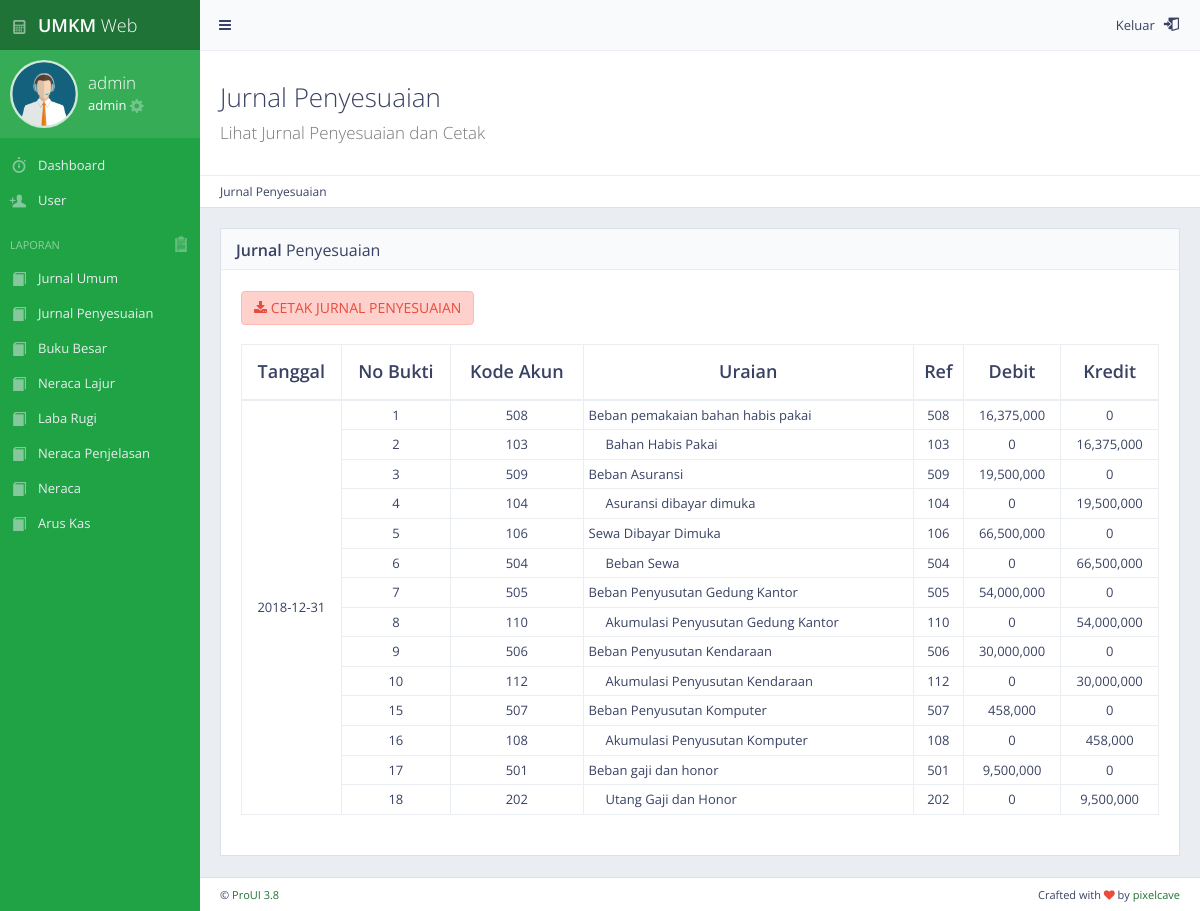
Page /akuntansi/admin_data_jurnal_penyesuaian.php (signed in) on the committed database.
### tables this page shows
CREATE TABLE `jurnalpenyesuaian` (
  `tgl` date NOT NULL,
  `nobukti` int(11) NOT NULL AUTO_INCREMENT,
  `nojp` int(11) NOT NULL,
  `nosubjp` int(11) NOT NULL,
  `kodeakun` varchar(25) NOT NULL,
  `uraianjurnal` text NOT NULL,
  `ref` varchar(25) NOT NULL,
  `debit` int(11) NOT NULL,
  `kredit` int(11) NOT NULL,
  `idtrx` int(11) NOT NULL,
  PRIMARY KEY (`nobukti`)
);

### akuntansi/admin_data_jurnal_penyesuaian.php (the view, shortened to what this page needs)
<?php session_start();
include 'koneksi.php';
if(empty(@$_SESSION['username'])){
        header("Location:login.php");
}else{
?>
<!DOCTYPE html>
 <html class="no-js" lang="en">
    <head>
        <link rel="stylesheet" href="css/bootstrap.min.css">
        <link rel="stylesheet" href="css/plugins.css">
        <link rel="stylesheet" href="css/main.css">
        <link rel="stylesheet" href="css/themes.css">
    </head>
    <body>
       <div id="page-wrapper">
            <div id="page-container" class="sidebar-partial sidebar-visible-lg sidebar-no-animations">
                 <?php
                include "sidebar/sidebar_admin.php";
				?>
                <div id="main-container">
                  <?php
					include "sidebar/header.php";
					?>
                    <div id="page-content">
					<div class="content-header">
                            <div class="header-section">
                                <h1>
                                    <i class=""></i>Jurnal Penyesuaian<br><small>Lihat Jurnal Penyesuaian dan Cetak</small>
                                </h1>
                            </div>
							</div>
						<ul class="breadcrumb breadcrumb-top">
							<li> Jurnal Penyesuaian</li>
                        </ul>
						 <div class="block full">
                            <div class="block-title">
                                <h2><strong>Jurnal</strong> Penyesuaian</h2>
                            </div>
							<div class="table-responsive">
                            	<a href="export_PDF_ju.php?user=<?php echo base64_encode($_SESSION['username']);?>" title="Download" class="btn btn alert-danger">
								<i class="fa fa-download"></i> CETAK JURNAL PENYESUAIAN</i></a>
								<br>
							<br>
                            <table id="example-datatable" class="table table-vcenter table-condensed table-bordered">
                                <thead>
                                    <tr>
										<th class="text-center">Tanggal</th>
                                        <th class="text-center">No Bukti</th>
										<th class="text-center">Kode Akun</th>
                                        <th class="text-center">Uraian</th>
                                        <th class="text-center">Ref</th>
										<th class="text-center">Debit</th>
                                        <th class="text-center">Kredit</th>
                                    </tr>
                                </thead>
                                <tbody>
                                <?php
                                $sql = "SELECT nojp FROM jurnalpenyesuaian GROUP BY nojp ORDER BY tgl";
                                $result = mysqli_query($connect, $sql);
                                while($row = mysqli_fetch_assoc($result)){
                                    $sqlrowspan = "SELECT COUNT(nojp) as jumlah, tgl FROM jurnalpenyesuaian WHERE nojp = '".$row['nojp']."'";
                                    $resultrowspan = mysqli_query($connect, $sqlrowspan);
                                    $rowofrowspan = mysqli_fetch_assoc($resultrowspan);
                                    $rowspan = $rowofrowspan['jumlah'];
                                    $tgl = $rowofrowspan['tgl'];
                                ?>
									<tr>
										<td class="text-center" rowspan="<?php echo $rowspan;?>"><?php echo $tgl;?></td>
                                    <?php
                                    $sqlall = "SELECT * FROM jurnalpenyesuaian WHERE nojp = '".$row['nojp']."' ORDER by tgl ASC, nobukti";
                                    $resultall = mysqli_query($connect, $sqlall);
                                    while ($rowall = mysqli_fetch_assoc($resultall)) {
										$kredit = $rowall['kredit'];
										$debet = $rowall['debit'];
                                        if($rowall['kredit'] > 0){
                                            $uraian =  "&nbsp;&nbsp;&nbsp;&nbsp;&nbsp;".$rowall['uraianjurnal'];
                                        }else{
                                            $uraian =  $rowall['uraianjurnal'];
                                        }
                                    ?>
                                        <td class="text-center"><?php echo $rowall['nobukti'];?></td>
                                        <td class="text-center"><?php echo $rowall['kodeakun'];?></td>
										<td><?php echo $uraian;?></td>
										<td class="text-center"><?php echo $rowall['ref'];?></td>
										<td class="text-center"><?php echo number_format($debet)."";?></td>
										<td class="text-center"><?php echo number_format($kredit)."";?></td>
                                    </tr>
                                <?php
                                }
                                }
                                ?>
                     </tbody>
                            </table>
                     </div>
                    </div>
				</div>
                    <?php
					include "sidebar/footer.php";
					?>
                </div>
            </div>
        </div>
    </body>
</html>
<?php
}
?>

### akuntansi/sidebar/sidebar_admin.php
<div id="sidebar">
    <div id="sidebar-scroll">
        <div class="sidebar-content">
            <a href="index_admin.php" class="sidebar-brand">
                <i class="gi gi-calculator"></i><span class="sidebar-nav-mini-hide"><strong>UMKM </strong>Web</span>
            </a>
        <div class="sidebar-section sidebar-user clearfix sidebar-nav-mini-hide">
            <div class="sidebar-user-avatar">
                <a><img src="img/admin.png" alt="avatar"></a>
            </div>
        <?php
            $query = "select * from admin where username = '".$_SESSION['username']."'";
            $result = mysqli_query($connect, $query);
            if($result) {
                while ($row = mysqli_fetch_row($result)){
                    $username = $row[0];
                    $nama = $row[2];
        ?>
            <div class="sidebar-user-name"> <?php echo $username ?></div>
            <div class="sidebar-user-links">
                <?php echo $nama ?> <a href="admin_profil.php?id=<?php echo $username ?>" class="enable-tooltip" data-placement="bottom" title="Settings"><i class="gi gi-cogwheel"></i></a>
            </div>
        </div>
			<?php
			}
			}
			?>
<ul class="sidebar-nav">
    <li>
        <a href="index_admin.php" ><i class="gi gi-stopwatch sidebar-nav-icon"></i><span class="sidebar-nav-mini-hide">Dashboard</span></a>
    </li>
    <li>
        <a href="admin_data_user.php" ><i class="gi gi-user_add  sidebar-nav-icon"></i><span class="sidebar-nav-mini-hide">User</span></a>
    </li>
    <li class="sidebar-header">
        <span class="sidebar-header-options clearfix"></i></a><a  data-toggle="tooltip" title="LIHAT DATA LAPORAN"><i class="gi gi-notes_2"></i></a></span>
        <span class="sidebar-header-title">LAPORAN</span>
    </li>
    <li>
        <a href="admin_data_jurnal_umum.php"><i class="hi hi-book sidebar-nav-icon"></i><span class="sidebar-nav-mini-hide">Jurnal Umum<span></a>
    </li>
    <li>
        <a href="admin_data_jurnal_penyesuaian.php"><i class="hi hi-book sidebar-nav-icon"></i><span class="sidebar-nav-mini-hide">Jurnal Penyesuaian<span></a>
    </li>
    <li>
        <a href="admin_data_buku_besar.php"><i class="hi hi-book sidebar-nav-icon"></i><span class="sidebar-nav-mini-hide">Buku Besar<span></a>
    </li>
     <li>
        <a href="admin_data_neraca.php"><i class="hi hi-book sidebar-nav-icon"></i><span class="sidebar-nav-mini-hide">Neraca Lajur<span></a>
    </li>
    <li>
    <li>
        <a href="admin_data_labarugi.php"><i class="hi hi-book sidebar-nav-icon"></i><span class="sidebar-nav-mini-hide">Laba Rugi<span></a>
    </li>
    <li>
        <a href="admin_data_neraca.php"><i class="hi hi-book sidebar-nav-icon"></i><span class="sidebar-nav-mini-hide">Neraca Penjelasan<span></a>
    </li>
    <li>
        <a href="admin_data_neraca.php"><i class="hi hi-book sidebar-nav-icon"></i><span class="sidebar-nav-mini-hide">Neraca<span></a>
    </li>
    <li>
        <a href="admin_data_aruskas.php"><i class="hi hi-book sidebar-nav-icon"></i><span class="sidebar-nav-mini-hide">Arus Kas<span></a>
    </li>
    </li>
</ul>
</div>
</div>
</div>

### akuntansi/sidebar/header.php (shortened to what this page needs)
<header class="navbar navbar-default">
                        <ul class="nav navbar-nav-custom">
                            <li>
                                <a href="javascript:void(0)" onclick="App.sidebar('toggle-sidebar');this.blur();">
                                    <i class="fa fa-bars fa-fw"></i>
                                </a>
                            </li>
                        </ul>
                       <ul class="nav navbar-nav-custom pull-right">
                            <li class="dropdown">
                               <a href="./logout.php" data-toggle="tooltip" data-placement="bottom" title="">Keluar &nbsp <i class="gi gi-exit">&nbsp </i></a>
                            </li>
                    </header>

### akuntansi/sidebar/footer.php
<footer class="clearfix">
                     <div class="pull-right">
                         Crafted with <i class="fa fa-heart text-danger"></i> by <a href="http://goo.gl/vNS3I" target="_blank">pixelcave</a>
                     </div>
                     <div class="pull-left">
                          &copy; <a href="http://goo.gl/TDOSuC" target="_blank">ProUI 3.8</a>
         </div>
</footer>

### rows in the picture
jurnalpenyesuaian: nobukti "1", kodeakun "508", uraianjurnal "Beban pemakaian bahan habis pakai", ref "508", debit "16,375,000", kredit "0"
jurnalpenyesuaian: nobukti "2", kodeakun "103", uraianjurnal "Bahan Habis Pakai", ref "103", debit "0", kredit "16,375,000"
jurnalpenyesuaian: nobukti "3", kodeakun "509", uraianjurnal "Beban Asuransi", ref "509", debit "19,500,000", kredit "0"
jurnalpenyesuaian: nobukti "4", kodeakun "104", uraianjurnal "Asuransi dibayar dimuka", ref "104", debit "0", kredit "19,500,000"
jurnalpenyesuaian: nobukti "5", kodeakun "106", uraianjurnal "Sewa Dibayar Dimuka", ref "106", debit "66,500,000", kredit "0"
jurnalpenyesuaian: nobukti "6", kodeakun "504", uraianjurnal "Beban Sewa", ref "504", debit "0", kredit "66,500,000"
jurnalpenyesuaian: nobukti "7", kodeakun "505", uraianjurnal "Beban Penyusutan Gedung Kantor", ref "505", debit "54,000,000", kredit "0"
jurnalpenyesuaian: nobukti "8", kodeakun "110", uraianjurnal "Akumulasi Penyusutan Gedung Kantor", ref "110", debit "0", kredit "54,000,000"
jurnalpenyesuaian: nobukti "9", kodeakun "506", uraianjurnal "Beban Penyusutan Kendaraan", ref "506", debit "30,000,000", kredit "0"
jurnalpenyesuaian: nobukti "10", kodeakun "112", uraianjurnal "Akumulasi Penyusutan Kendaraan", ref "112", debit "0", kredit "30,000,000"
jurnalpenyesuaian: nobukti "15", kodeakun "507", uraianjurnal "Beban Penyusutan Komputer", ref "507", debit "458,000", kredit "0"
jurnalpenyesuaian: nobukti "16", kodeakun "108", uraianjurnal "Akumulasi Penyusutan Komputer", ref "108", debit "0", kredit "458,000"
jurnalpenyesuaian: nobukti "17", kodeakun "501", uraianjurnal "Beban gaji dan honor", ref "501", debit "9,500,000", kredit "0"
jurnalpenyesuaian: nobukti "18", kodeakun "202", uraianjurnal "Utang Gaji dan Honor", ref "202", debit "0", kredit "9,500,000"

### other values in the picture
$username "admin"
$nama "admin"
$tgl "2018-12-31"
